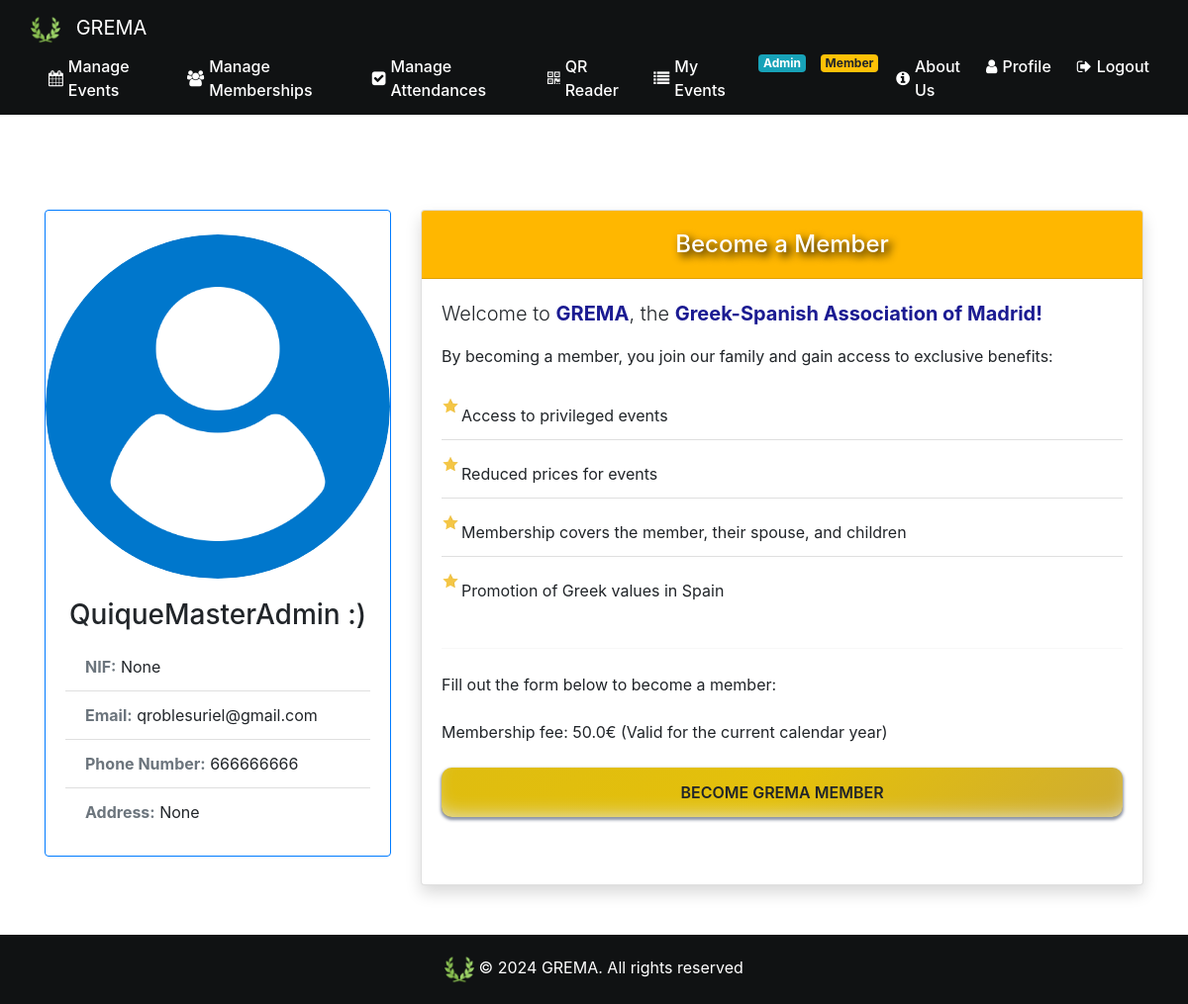
/become_member (signed in), run on the app's committed database.
### website/models.py (models this page shows)
class Admin(db.Model, UserMixin):
    id = db.Column(db.Integer, primary_key=True)
    is_admin = True
    nif =db.Column(db.Integer)
    email = db.Column(db.String(150), unique=True, nullable=False)
    password = db.Column(db.String(150), nullable=False)
    phone_number=db.Column(db.Integer)
    first_name = db.Column(db.String(150))
    surname= db.Column(db.String(150))
    creation_date = db.Column(db.Date, default=func.current_date())
    address=db.Column(db.String(150))
    events = db.relationship('Event')
    admin_profile_image_url = db.Column(db.String(300))

class Config(db.Model):
    id = db.Column(db.Integer, primary_key=True)
    fee_value=db.Column (db.Float)

### website/views.py (the view)
@views.route('/become_member', methods=['GET', 'POST'])
@login_required
def become_member():
    config = Config.query.first()
    fee_value= config.fee_value
    return render_template('become_member.html', user=current_user, fee_value=fee_value)

### website/views.py (called while the page is built)
@views.context_processor
def inject_membership():
    if current_user.is_authenticated:
        is_member = Fee.query.filter_by(user_fee=current_user.id, payed=True).first() is not None
    else:
        is_member = False
    return dict(is_member=is_member)

### website/templates/become_member.html (shortened to what this page needs)
{% extends "base.html" %}
{% block content %}
<link rel="stylesheet" href="/static/become_member.css">
<br /><br /><br /><br />
<div class="container">
    <div class="row justify-content-center">
        <div class="col-md-4">
            <div class="card mb-4 border-primary">
                <div class="profile-image-container mx-auto mt-4">
                    {% if user.user_profile_image_url %}
                    <img src="{{ user.user_profile_image_url }}" class="card-img-top rounded-circle"
                        alt="Profile Image">
                    {% else %}
                    <img src="{{ url_for('static', filename='images/userLogo.png') }}"
                        class="card-img-top rounded-circle" alt="{{ user.first_name }}">
                    {% endif %}
                </div>
                <div class="card-body">
                    <h3 class="card-title text-center">{{ user.first_name }} {{ user.surname }}</h3>
                    <ul class="list-group list-group-flush">
                        <li class="list-group-item"><strong class="text-secondary">NIF:</strong> {{ user.nif }}</li>
                        <li class="list-group-item"><strong class="text-secondary">Email:</strong> {{ user.email }}</li>
                        <li class="list-group-item"><strong class="text-secondary">Phone Number:</strong> {{
                            user.phone_number }}</li>
                        <li class="list-group-item"><strong class="text-secondary">Address:</strong> {{ user.address }}
                        </li>
                    </ul>
                </div>
            </div>
        </div>
        <div class="col-md-8">
            <div class="card shadow">
                <div class="card-header gold-background text-white text-center"
                    style="text-shadow: 4px 4px 8px #000000;">
                    <h4 class="mb-0">Become a Member</h4>
                </div>
                <div class="card-body">
                    <p class="lead">Welcome to <span style="color: rgb(27, 27, 146); font-weight: bold;">GREMA</span>,
                        the <span style="color: rgb(27, 27, 146); font-weight: bold;">Greek-Spanish Association of
                            Madrid!</span></p>
                    <p class="mb-4">By becoming a member, you join our family and gain access to exclusive benefits:</p>
                    <ul class="list-group list-group-flush custom-list">
                        <li class="list-group-item animated-list-item">Access to privileged events</li>
                        <li class="list-group-item animated-list-item">Reduced prices for events</li>
                        <li class="list-group-item animated-list-item">Membership covers the member, their spouse, and
                            children</li>
                        <li class="list-group-item animated-list-item">Promotion of Greek values in Spain</li>
                    </ul>
                    <hr class="my-4">
                    <p class="mb-4">Fill out the form below to become a member:</p>
                    <p class="mb-4">Membership fee: {{fee_value}}€ (Valid for the current calendar year)</p>
                    <form id=membership-form method="POST" class="border-0">
                        <div id="boton_a_ocultar">
                        <button id="continue-btn" class="btn btn-primary btn-block gold-button  my-button">
                            <span class="shimmer"></span>
                            BECOME GREMA MEMBER
                        </button>
                        <br /><br />
                        </div>
                    </form>
                </div>
            </div>
        </div>
    </div>
</div>
{% endblock %}

### website/static/base.css (style rules this page uses)
html { position: relative; min-height: 100%; }
body { margin-bottom: 100px; margin: 0; padding: 0; }

### website/static/become_member.css (style rules this page uses)
.gold-background { background-color: rgb(255, 183, 0); padding: 20px; border-radius: 10px; }
.gold-button { background-color: rgb(255, 183, 0); color: white; border: none; border-radius: 5px; padding: 10px 20px; transition: background-color 0.3s; }
.animated-list-item { transition: transform 0.3s ease; }
.custom-list { list-style: none; padding: 0; }
.custom-list li { position: relative; padding-left: 20px; margin-bottom: 10px; }
.custom-list li:before { content: ""; position: absolute; top: 5px; left: 0; width: 18px; height: 18px; background-image: url('/static/images/star.png'); background-size: cover; }
:root { --glow-hue: 222deg; --shadow-hue: 180deg; --spring-easing: linear(0, 0.002, 0.01 0.9%, 0.038 1.8%, 0.156, 0.312 5.8%, 0.789 11.1%, 1.015 14.2%, 1.096, 1.157, 1.199, 1.224 20.3%, 1.231, 1.231, 1.226, 1.214 24.6%, 1.176 26.9%, 1.057 32.6%, 1.007 35.5%, 0.984, 0.968, 0.956, 0.949 42%, 0.946 44.1%, 0.95 46.5%, 0.998 57.2%, 1.007, 1.011 63.3%, 1.012 68.3%, 0.998 84%, 1); --spring-duration: 1.33s; }
button.my-button { color: var(--bg); font-weight: 600; background-image: linear-gradient(315deg, #caa83a -10%, #e4c00b 50%, #debc11 110%); padding: .8em 1.4em; position: relative; isolation: isolate; box-shadow: 0 2px 3px 1px hsl(var(--glow-hue) 50% 20% / 50%), inset 0 -10px 20px -10px hsla(var(--shadow-hue), 10%, 90%, 95%); border-radius: 0.66em; scale: 1; transition: all var(--spring-duration) var(--spring-easing); }
button.my-button .shimmer { position: absolute; inset: -40px; border-radius: inherit; mask-image: conic-gradient(from var(--shimmer, 0deg), transparent 0%, transparent 10%, black 36%, black 45%, transparent 50%, transparent 60%, black 85%, black 95%, transparent 100%); mask-size: cover; mix-blend-mode: plus-lighter; animation: shimmer 1s linear infinite both; }
button.my-button .shimmer::before, button.my-button .shimmer::after { transition: all 0.5s ease; opacity: 0; content: ""; border-radius: inherit; position: absolute; mix-blend-mode: color; inset: 40px; pointer-events: none; }
button.my-button .shimmer::before { box-shadow: 0 0 3px 2px hsl(var(--glow-hue) 20% 95%), 0 0 7px 4px hsl(var(--glow-hue) 20% 80%), 0 0 13px 4px hsl(var(--glow-hue) 50% 70%), 0 0 25px 5px hsl(var(--glow-hue) 100% 70%); z-index: -1; }
button.my-button .shimmer::after { box-shadow: inset 0 0 0 1px hsl(var(--glow-hue) 70% 95%), inset 0 0 2px 1px hsl(var(--glow-hue) 100% 80%), inset 0 0 5px 2px hsl(var(--glow-hue) 100% 70%); z-index: 2; }

### data on the page
Admin: first_name "QuiqueMasterAdmin", surname ":)", nif "None", email "qroblesuriel@gmail.com", phone_number "666666666", address "None"
Config: fee_value "50.0"
